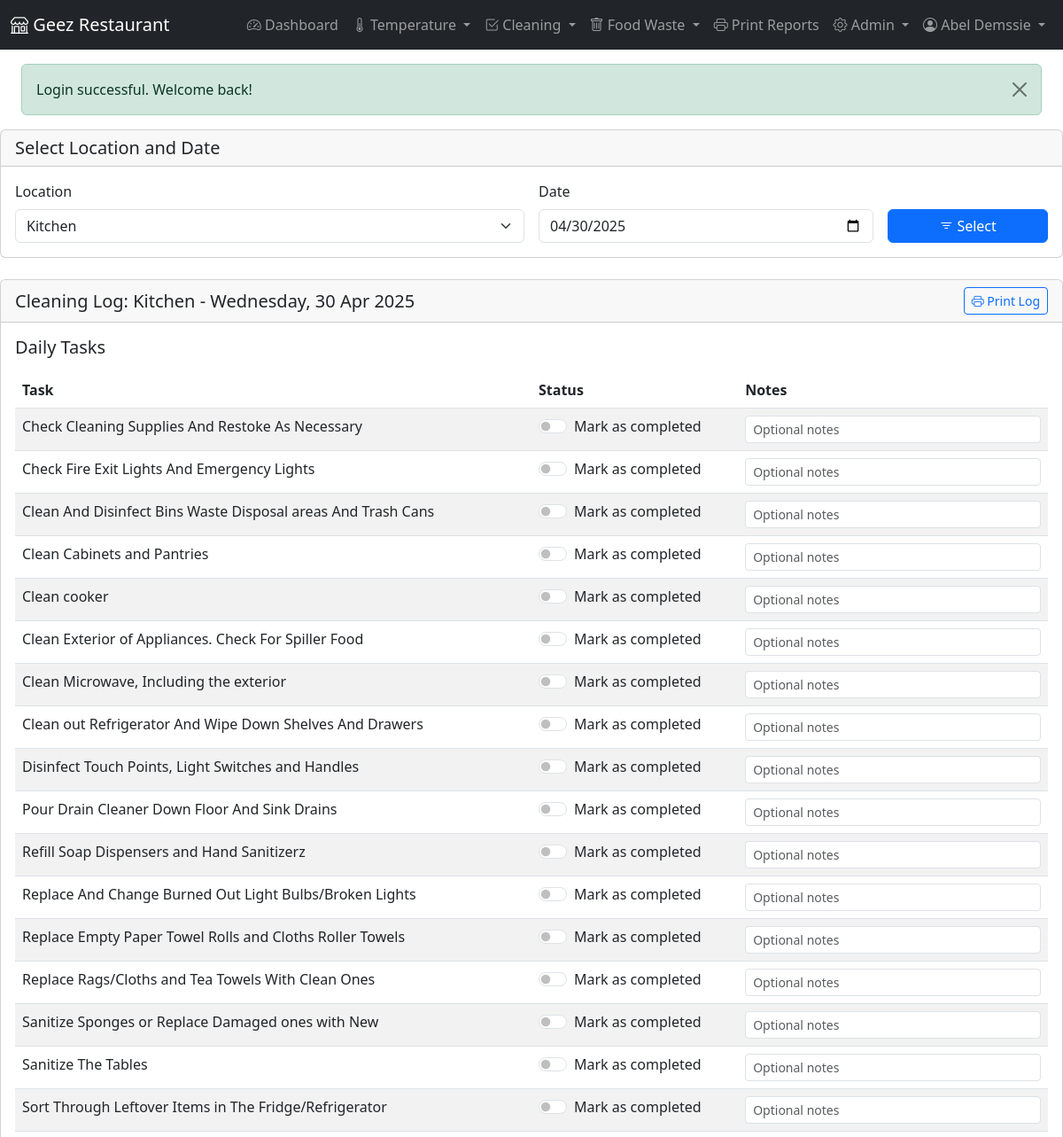
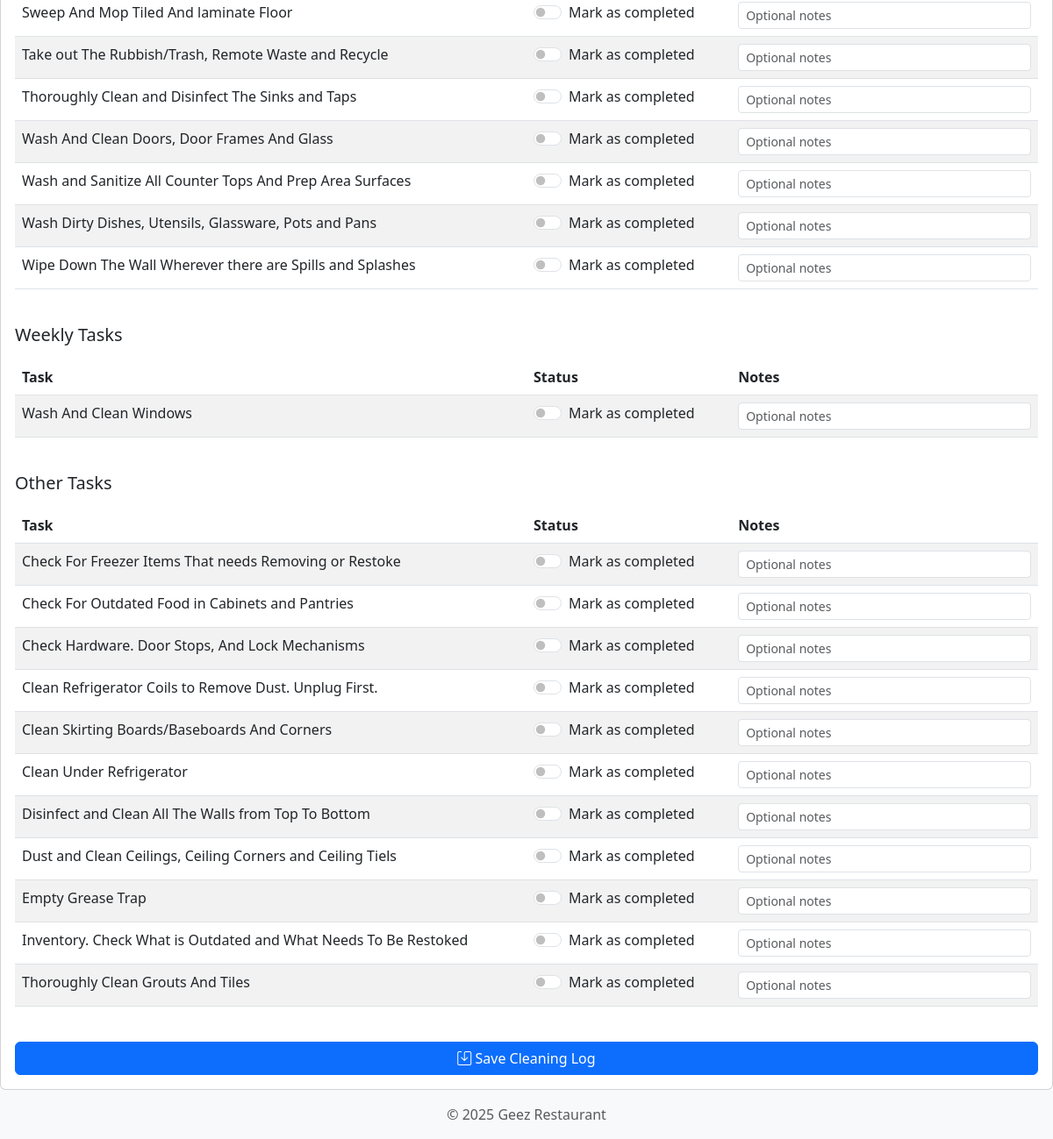
Page /modules/cleaning/log.php (signed in) on the committed database (2 pictures, top to bottom).
### tables this page shows
CREATE TABLE `cleaning_locations` (
  `location_id` int(11) NOT NULL,
  `name` varchar(100) NOT NULL,
  `description` text DEFAULT NULL,
  `is_active` tinyint(1) NOT NULL DEFAULT 1,
  `created_at` datetime NOT NULL,
  `updated_at` datetime DEFAULT NULL
);

CREATE TABLE `cleaning_task` (
  `task_id` int(11) NOT NULL,
  `location_id` int(11) NOT NULL,
  `description` varchar(255) NOT NULL,
  `frequency` varchar(50) NOT NULL,
  `instructions` text DEFAULT NULL,
  `is_active` tinyint(1) NOT NULL DEFAULT 1,
  `created_at` datetime NOT NULL,
  `updated_at` datetime DEFAULT NULL
);

### classes/CleaningLocation.php (called while the page is built, shortened)
<?php
class CleaningLocation {
    private $db;
    public function __construct($db) {
        $this->db = $db;
    }
    public function getById($location_id) {
        $sql = "SELECT * FROM cleaning_locations WHERE location_id = ?";
        return $this->db->fetchRow($sql, [$location_id]);
    }
    public function getAllActive() {
        $sql = "SELECT * FROM cleaning_locations WHERE is_active = 1 ORDER BY name";
        return $this->db->fetchAll($sql);
    }
}

### classes/Database.php (called while the page is built, shortened)
<?php
class Database {
    private $host = DB_HOST;
    private $dbname = DB_NAME;
    private $username = DB_USER;
    private $password = DB_PASS;
    private $charset = DB_CHARSET;
    private $options = DB_OPTIONS;
    private $pdo;
    public function __construct() {
        $dsn = "mysql:host={$this->host};dbname={$this->dbname};charset={$this->charset}";
        try {
            $this->pdo = new PDO($dsn, $this->username, $this->password, $this->options);
        } catch (PDOException $e) {
            throw new Exception("Database connection failed: " . $e->getMessage());
        }
    }
    public function query($sql, $params = []) {
        try {
            $stmt = $this->pdo->prepare($sql);
            $stmt->execute($params);
            return $stmt;
        } catch (PDOException $e) {
            throw new Exception("Query failed: " . $e->getMessage());
        }
    }
    public function fetchRow($sql, $params = []) {
        $stmt = $this->query($sql, $params);
        return $stmt->fetch();
    }
    public function fetchAll($sql, $params = []) {
        $stmt = $this->query($sql, $params);
        return $stmt->fetchAll();
    }
}

### includes/functions.php (called while the page is built, shortened)
<?php
function formatDate($date, $format = 'Y-m-d') {
    $datetime = new DateTime($date);
    return $datetime->format($format);
}
function getCurrentDate() {
    return date('Y-m-d');
}

### classes/CleaningTask.php (called while the page is built, shortened)
<?php
class CleaningTask {
    private $db;
    public function __construct($db) {
        $this->db = $db;
    }
    public function getAllActive($frequency = null) {
        $params = [];
        $where = ["is_active = 1"];
        $where_clause = implode(" AND ", $where);
        $sql = "SELECT * FROM cleaning_task WHERE {$where_clause} ORDER BY description";
        return $this->db->fetchAll($sql, $params);
    }
}

### modules/cleaning/log.php (the view, shortened to what this page needs)
<?php
require_once dirname(dirname(dirname(__FILE__))) . '/includes/header.php';
require_once CLASS_PATH . '/CleaningLocation.php';
require_once CLASS_PATH . '/CleaningTask.php';
$location = new CleaningLocation($db);
$task = new CleaningTask($db);
$all_locations = $location->getAllActive();
$location_id = isset($_GET['location_id']) ? (int)$_GET['location_id'] : (isset($_POST['location_id']) ? (int)$_POST['location_id'] : null);
$completed_date = isset($_GET['date']) ? $_GET['date'] : (isset($_POST['date']) ? $_POST['date'] : getCurrentDate());
if (!$location_id && !empty($all_locations)) {
    $location_id = $all_locations[0]['location_id'];
}
$selected_location = null;
if ($location_id) {
    $selected_location = $location->getById($location_id);
}
$all_tasks = $task->getAllActive();
$daily_tasks = [];
$weekly_tasks = [];
$other_tasks = [];
foreach ($all_tasks as $t) {
    if ($t['frequency'] == 'Daily') {
        $daily_tasks[] = $t;
    } elseif ($t['frequency'] == 'Weekly') {
        $weekly_tasks[] = $t;
    } else {
        $other_tasks[] = $t;
    }
}
?>
<div class="row mb-4">
    <div class="col-md-12">
        <div class="card">
            <div class="card-header">
                <h5 class="card-title mb-0">Select Location and Date</h5>
            </div>
            <div class="card-body">
                <form method="get" action="" class="row g-3">
                    <div class="col-md-6">
                        <label for="location_id" class="form-label">Location</label>
                        <select class="form-select" id="location_id" name="location_id">
                            <?php foreach ($all_locations as $loc): ?>
                            <option value="<?php echo $loc['location_id']; ?>" <?php echo $location_id == $loc['location_id'] ? 'selected' : ''; ?>>
                                <?php echo htmlspecialchars($loc['name']); ?>
                            </option>
                            <?php endforeach; ?>
                        </select>
                    </div>
                    <div class="col-md-4">
                        <label for="date" class="form-label">Date</label>
                        <input type="date" class="form-control" id="date" name="date" value="<?php echo $completed_date; ?>">
                    </div>
                    <div class="col-md-2 d-flex align-items-end">
                        <button type="submit" class="btn btn-primary w-100">
                            <i class="bi bi-filter"></i> Select
                        </button>
                    </div>
                </form>
            </div>
        </div>
    </div>
</div>
<?php if ($selected_location): ?>
<div class="row">
    <div class="col-md-12">
        <div class="card">
            <div class="card-header d-flex justify-content-between align-items-center">
                <h5 class="card-title mb-0">
                    Cleaning Log: <?php echo htmlspecialchars($selected_location['name']); ?> - <?php echo formatDate($completed_date, 'l, d M Y'); ?>
                </h5>
                <div>
                    <a href="<?php echo BASE_URL; ?>/modules/cleaning/print.php?location_id=<?php echo $location_id; ?>&date=<?php echo $completed_date; ?>" class="btn btn-sm btn-outline-primary" target="_blank">
                        <i class="bi bi-printer"></i> Print Log
                    </a>
                </div>
            </div>
            <div class="card-body">
                <?php if (empty($all_tasks)): ?>
                <p class="text-muted">No cleaning tasks found. Please add tasks in the admin section.</p>
                <?php if (hasRole(['admin', 'manager'])): ?>
                <div class="d-grid gap-2">
                    <a href="<?php echo BASE_URL; ?>/modules/cleaning/tasks.php" class="btn btn-primary">
                        <i class="bi bi-gear"></i> Manage Tasks
                    </a>
                </div>
                <?php endif; ?>
                <?php else: ?>
                <form method="post" action="" id="cleaning-log-form">
                    <?php if (!empty($daily_tasks)): ?>
                    <h5 class="mb-3">Daily Tasks</h5>
                    <div class="table-responsive mb-4">
                        <table class="table table-striped table-hover">
                            <thead>
                                <tr>
                                    <th style="width: 50%;">Task</th>
                                    <th style="width: 20%;">Status</th>
                                    <th style="width: 30%;">Notes</th>
                                </tr>
                            </thead>
                            <tbody>
                                <?php foreach ($daily_tasks as $t): ?>
                                <?php
                                $log_entry = null;
                                $is_completed = isset($log_entry['is_completed']) ? $log_entry['is_completed'] : false;
                                $notes = $log_entry ? $log_entry['notes'] : '';
                                ?>
                                <tr>
                                    <td><?php echo htmlspecialchars($t['description']); ?></td>
                                    <td>
                                        <div class="form-check form-switch">
                                            <input class="form-check-input" type="checkbox" role="switch"
                                                id="task_<?php echo $t['task_id']; ?>"
                                                name="task_status[<?php echo $t['task_id']; ?>]"
                                                value="1"
                                                <?php echo $is_completed ? 'checked' : ''; ?>>
                                            <label class="form-check-label" for="task_<?php echo $t['task_id']; ?>">
                                                <?php echo $is_completed ? 'Completed' : 'Mark as completed'; ?>
                                            </label>
                                        </div>
                                    </td>
                                    <td>
                                        <input type="text" class="form-control form-control-sm"
                                            name="task_notes[<?php echo $t['task_id']; ?>]"
                                            value="<?php echo htmlspecialchars($notes ?? ''); ?>"
                                            placeholder="Optional notes">
                                    </td>
                                </tr>
                                <?php endforeach; ?>
                            </tbody>
                        </table>
                    </div>
                    <?php endif; ?>
                    <?php if (!empty($weekly_tasks)): ?>
                    <h5 class="mb-3">Weekly Tasks</h5>
                    <div class="table-responsive mb-4">
                        <table class="table table-striped table-hover">
                            <thead>
                                <tr>
                                    <th style="width: 50%;">Task</th>
                                    <th style="width: 20%;">Status</th>
                                    <th style="width: 30%;">Notes</th>
                                </tr>
                            </thead>
                            <tbody>
                                <?php foreach ($weekly_tasks as $t): ?>
                                <?php
                                $log_entry = null;
                                $is_completed = isset($log_entry['is_completed']) ? $log_entry['is_completed'] : false;
                                $notes = $log_entry ? $log_entry['notes'] : '';
                                ?>
                                <tr>
                                    <td><?php echo htmlspecialchars($t['description']); ?></td>
                                    <td>
                                        <div class="form-check form-switch">
                                            <input class="form-check-input" type="checkbox" role="switch"
                                                id="task_<?php echo $t['task_id']; ?>"
                                                name="task_status[<?php echo $t['task_id']; ?>]"
                                                value="1"
                                                <?php echo $is_completed ? 'checked' : ''; ?>>
                                            <label class="form-check-label" for="task_<?php echo $t['task_id']; ?>">
                                                <?php echo $is_completed ? 'Completed' : 'Mark as completed'; ?>
                                            </label>
                                        </div>
                                    </td>
                                    <td>
                                        <input type="text" class="form-control form-control-sm"
                                            name="task_notes[<?php echo $t['task_id']; ?>]"
                                            value="<?php echo htmlspecialchars($notes ?? ''); ?>"
                                            placeholder="Optional notes">
                                    </td>
                                </tr>
                                <?php endforeach; ?>
                            </tbody>
                        </table>
                    </div>
                    <?php endif; ?>
                    <?php if (!empty($other_tasks)): ?>
                    <h5 class="mb-3">Other Tasks</h5>
                    <div class="table-responsive mb-4">
                        <table class="table table-striped table-hover">
                            <thead>
                                <tr>
                                    <th style="width: 50%;">Task</th>
                                    <th style="width: 20%;">Status</th>
                                    <th style="width: 30%;">Notes</th>
                                </tr>
                            </thead>
                            <tbody>
                                <?php foreach ($other_tasks as $t): ?>
                                <?php
                                $log_entry = null;
                                $is_completed = isset($log_entry['is_completed']) ? $log_entry['is_completed'] : false;
                                $notes = $log_entry ? $log_entry['notes'] : '';
                                ?>
                                <tr>
                                    <td><?php echo htmlspecialchars($t['description']); ?></td>
                                    <td>
                                        <div class="form-check form-switch">
                                            <input class="form-check-input" type="checkbox" role="switch"
                                                id="task_<?php echo $t['task_id']; ?>"
                                                name="task_status[<?php echo $t['task_id']; ?>]"
                                                value="1"
                                                <?php echo $is_completed ? 'checked' : ''; ?>>
                                            <label class="form-check-label" for="task_<?php echo $t['task_id']; ?>">
                                                <?php echo $is_completed ? 'Completed' : 'Mark as completed'; ?>
                                            </label>
                                        </div>
                                    </td>
                                    <td>
                                        <input type="text" class="form-control form-control-sm"
                                            name="task_notes[<?php echo $t['task_id']; ?>]"
                                            value="<?php echo htmlspecialchars($notes ?? ''); ?>"
                                            placeholder="Optional notes">
                                    </td>
                                </tr>
                                <?php endforeach; ?>
                            </tbody>
                        </table>
                    </div>
                    <?php endif; ?>
                    <div class="d-grid gap-2">
                        <button type="submit" class="btn btn-primary">
                            <i class="bi bi-save"></i> Save Cleaning Log
                        </button>
                    </div>
                </form>
                <?php endif; ?>
            </div>
        </div>
    </div>
</div>
<?php endif; ?>
<?php
require_once INCLUDE_PATH . '/footer.php';
?>

### rows in the picture
cleaning_locations: name "Kitchen"
cleaning_task: description "Check Cleaning Supplies And Restoke As Necessary"
cleaning_task: description "Check Fire Exit Lights And Emergency Lights"
cleaning_task: description "Clean And Disinfect Bins Waste Disposal areas And Trash Cans"
cleaning_task: description "Clean Cabinets and Pantries"
cleaning_task: description "Clean cooker"
cleaning_task: description "Clean Exterior of Appliances. Check For Spiller Food"
cleaning_task: description "Clean Microwave, Including the exterior"
cleaning_task: description "Clean out Refrigerator And Wipe Down Shelves And Drawers"
cleaning_task: description "Disinfect Touch Points, Light Switches and Handles"
cleaning_task: description "Pour Drain Cleaner Down Floor And Sink Drains"
cleaning_task: description "Refill Soap Dispensers and Hand Sanitizerz"
cleaning_task: description "Replace And Change Burned Out Light Bulbs/Broken Lights"
cleaning_task: description "Replace Empty Paper Towel Rolls and Cloths Roller Towels"
cleaning_task: description "Replace Rags/Cloths and Tea Towels With Clean Ones"
cleaning_task: description "Sanitize Sponges or Replace Damaged ones with New"
cleaning_task: description "Sanitize The Tables"
cleaning_task: description "Sort Through Leftover Items in The Fridge/Refrigerator"
cleaning_task: description "Sweep And Mop Tiled And laminate Floor"
cleaning_task: description "Take out The Rubbish/Trash, Remote Waste and Recycle"
cleaning_task: description "Thoroughly Clean and Disinfect The Sinks and Taps"
cleaning_task: description "Wash And Clean Doors, Door Frames And Glass"
cleaning_task: description "Wash and Sanitize All Counter Tops And Prep Area Surfaces"
cleaning_task: description "Wash Dirty Dishes, Utensils, Glassware, Pots and Pans"
cleaning_task: description "Wipe Down The Wall Wherever there are Spills and Splashes"
cleaning_task: description "Wash And Clean Windows"
cleaning_task: description "Check For Freezer Items That needs Removing or Restoke"
cleaning_task: description "Check For Outdated Food in Cabinets and Pantries"
cleaning_task: description "Check Hardware. Door Stops, And Lock Mechanisms"
cleaning_task: description "Clean Refrigerator Coils to Remove Dust. Unplug First."
cleaning_task: description "Clean Skirting Boards/Baseboards And Corners"
cleaning_task: description "Clean Under Refrigerator"
cleaning_task: description "Disinfect and Clean All The Walls from Top To Bottom"
cleaning_task: description "Dust and Clean Ceilings, Ceiling Corners and Ceiling Tiels"
cleaning_task: description "Empty Grease Trap"
cleaning_task: description "Inventory. Check What is Outdated and What Needs To Be Restoked"
cleaning_task: description "Thoroughly Clean Grouts And Tiles"

### other values in the picture
$_SESSION['full_name'] "Abel Demssie"
$flash_message['message'] "Login successful. Welcome back!"
formatDate($completed_date, 'l, d M Y') "Wednesday, 30 Apr 2025"
form field location_id "Kitchen"
